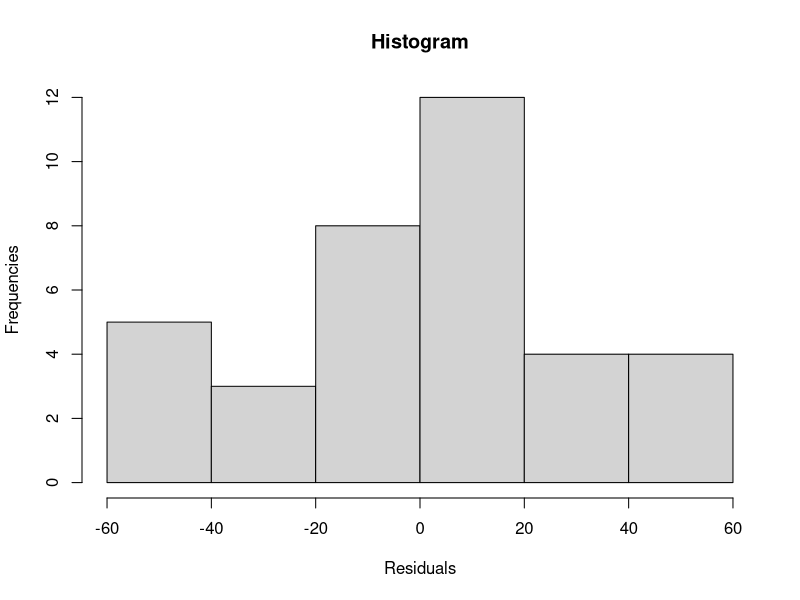
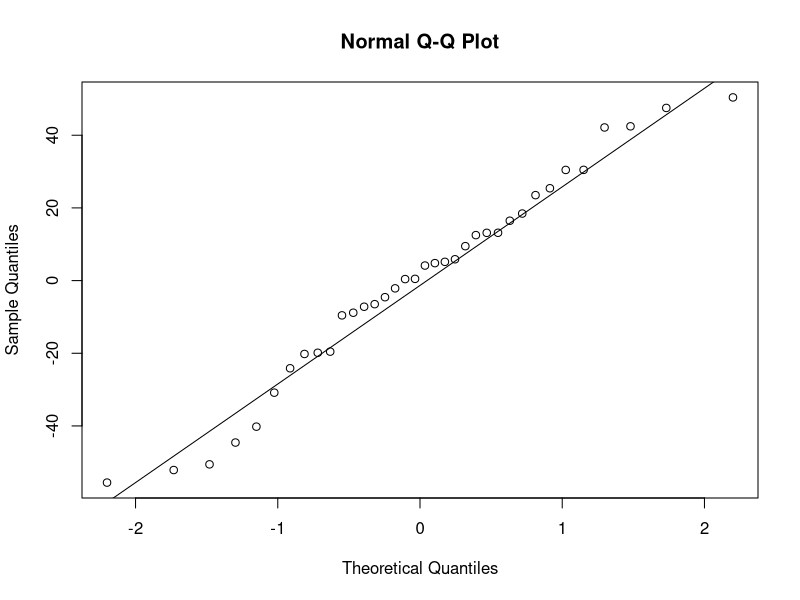
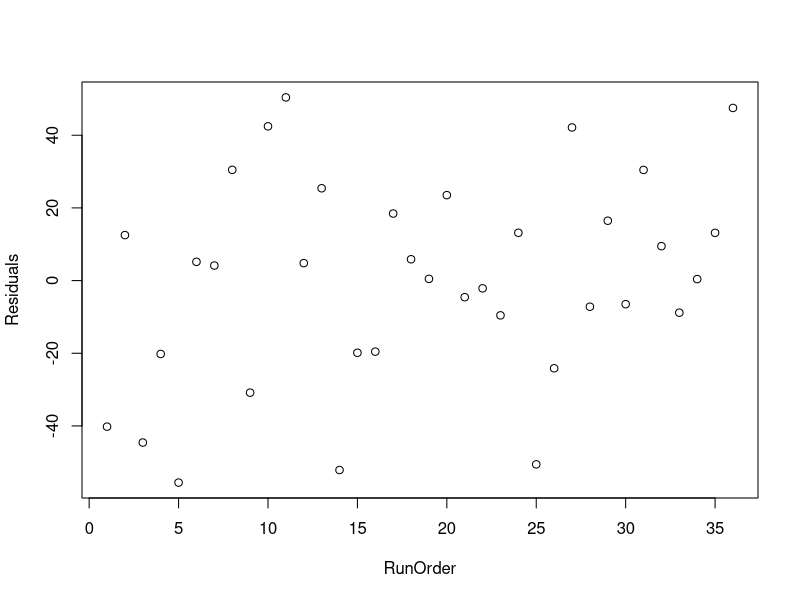
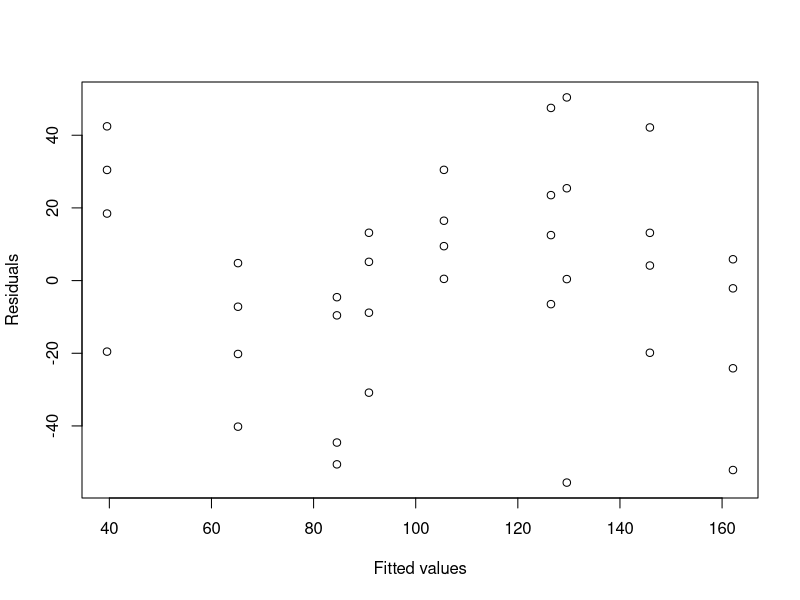
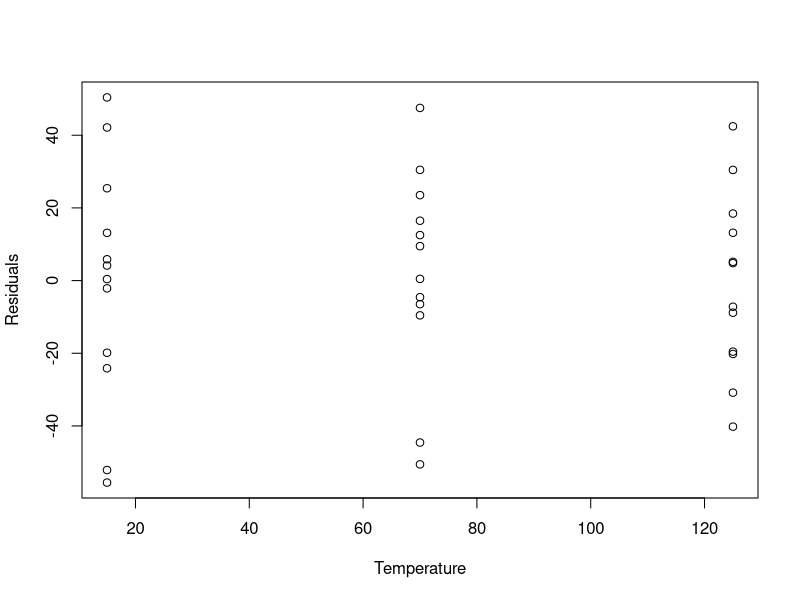
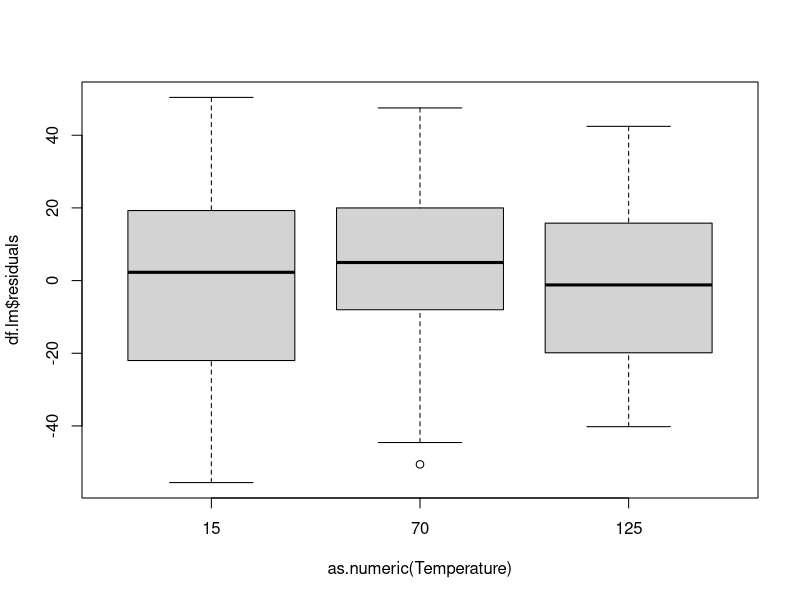

These figures' R source, in order:
rm(list = ls())

df <- read.table("battery.dat", header = T)
attach(df) # so we use headers instead of columns

df.lm <- lm(Response ~ Material * Temperature)

hist(df.lm$res, xlab = "Residuals", ylab = "Frequencies", main = "Histogram")

shapiro.test(df.lm$res)

qqnorm(df.lm$res)
qqline(df.lm$res)

# plot of residual vs run order
plot(RunOrder, df.lm$res, ylab = "Residuals")
# plot of residual vs fitted
plot(df.lm$fit, df.lm$res,
     xlab = "Fitted values",
     ylab = "Residuals")
# If we see an oscillatory beaviour vs the fit values -> that's not good
# comparison between residual and fitted values if correct, no trend should be visible

# Residuals vs Temperature
plot(as.numeric(Temperature), df.lm$res, xlab = "Temperature", ylab = "Residuals")
# Boxplot of the previous, more condensed information
boxplot(df.lm$residuals ~ as.numeric(Temperature))